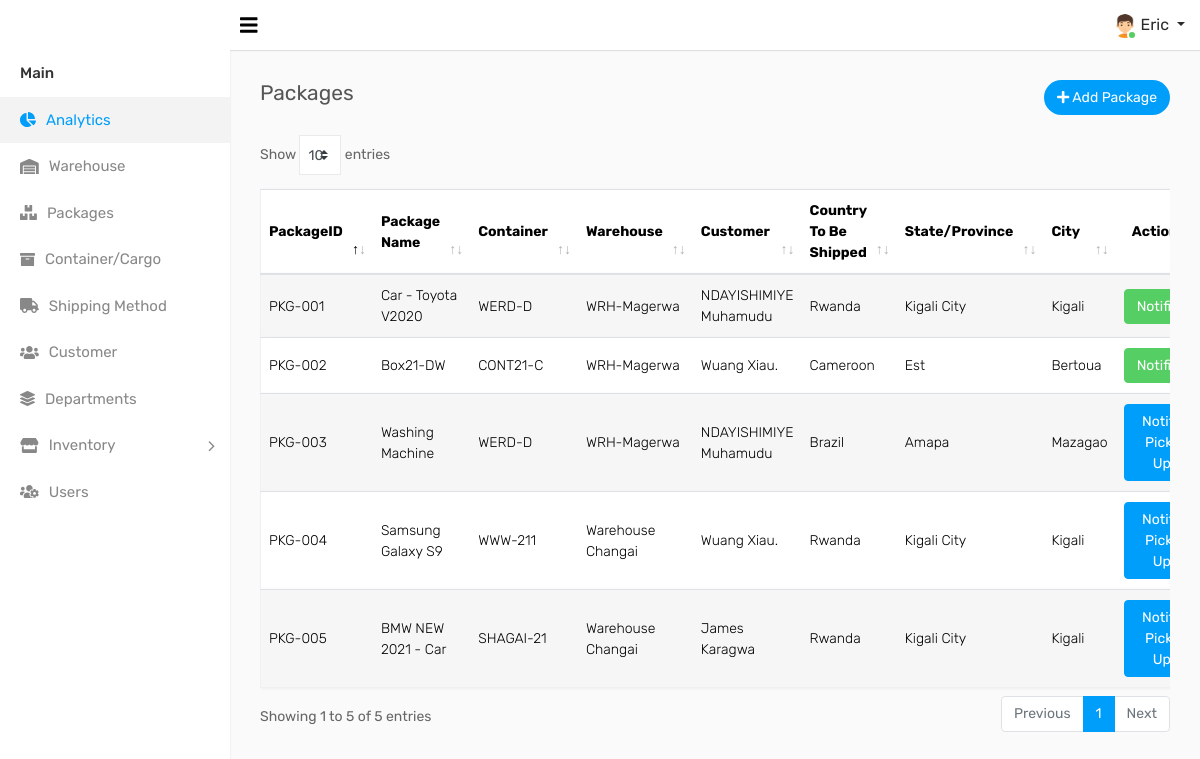
The page /packages.php (signed in) on the database its author committed.
### tables this page shows
CREATE TABLE `user_tb` (
  `user_id` int(11) NOT NULL,
  `firstname` varchar(100) DEFAULT NULL,
  `lastname` varchar(100) DEFAULT NULL,
  `email` varchar(100) DEFAULT NULL,
  `phone` varchar(30) DEFAULT NULL,
  `birth_date` varchar(60) DEFAULT NULL,
  `gender` varchar(30) DEFAULT NULL,
  `address` varchar(122) DEFAULT NULL,
  `dpt_id` int(11) DEFAULT NULL,
  `position` varchar(100) DEFAULT NULL,
  `password` varchar(100) DEFAULT NULL,
  `last_access_date` timestamp NOT NULL DEFAULT current_timestamp() ON UPDATE current_timestamp(),
  `role` varchar(60) DEFAULT NULL,
  `user_status` varchar(50) NOT NULL,
  `img` text DEFAULT NULL,
  `date_created` timestamp NOT NULL DEFAULT current_timestamp()
);

CREATE TABLE `package_tb` (
  `package_id` int(11) NOT NULL,
  `user_id` int(11) NOT NULL,
  `warehouse_id` int(11) NOT NULL,
  `container_id` int(11) NOT NULL,
  `customer_id` int(11) NOT NULL,
  `package_name` varchar(122) DEFAULT NULL,
  `countryId` int(11) NOT NULL,
  `stateId` int(11) NOT NULL,
  `cityId` int(11) NOT NULL,
  `departure_date` varchar(122) NOT NULL,
  `arrival_date` varchar(122) NOT NULL,
  `notify` varchar(122) DEFAULT NULL,
  `timestamp` timestamp NOT NULL DEFAULT current_timestamp()
);

CREATE TABLE `container_tb` (
  `container_id` int(11) NOT NULL,
  `user_id` int(11) NOT NULL,
  `container_name` varchar(122) NOT NULL,
  `warehouseId` int(11) NOT NULL,
  `size` varchar(12) NOT NULL,
  `status` varchar(60) DEFAULT NULL,
  `type` varchar(90) DEFAULT NULL,
  `packed` varchar(90) DEFAULT NULL,
  `shipping_method_id` int(11) DEFAULT NULL
);

CREATE TABLE `warehouse_tb` (
  `id` int(11) NOT NULL,
  `warehouseId` varchar(100) NOT NULL,
  `user_id` int(11) DEFAULT NULL,
  `warehouse_name` varchar(120) NOT NULL,
  `manager_name` varchar(120) DEFAULT NULL,
  `manager_email` varchar(120) DEFAULT NULL,
  `countryId` int(11) NOT NULL,
  `stateId` int(11) NOT NULL,
  `cityId` int(11) DEFAULT NULL,
  `address` varchar(120) DEFAULT NULL,
  `status` varchar(50) NOT NULL,
  `timestamp` timestamp NOT NULL DEFAULT current_timestamp()
);

CREATE TABLE `customer_tb` (
  `customer_id` int(11) NOT NULL,
  `user_id` int(11) NOT NULL,
  `firstname` varchar(155) NOT NULL,
  `lastname` varchar(155) NOT NULL,
  `phone` varchar(30) NOT NULL,
  `fax` varchar(30) DEFAULT NULL,
  `email` varchar(155) NOT NULL,
  `countryId` int(11) NOT NULL,
  `stateId` int(11) NOT NULL,
  `cityId` int(11) NOT NULL,
  `address` varchar(150) DEFAULT NULL,
  `timestamp` timestamp NOT NULL DEFAULT current_timestamp()
);

CREATE TABLE `countries` (
  `id` int(11) NOT NULL,
  `sortname` varchar(3) NOT NULL,
  `name` varchar(150) NOT NULL,
  `currency` varchar(150) NOT NULL
);

CREATE TABLE `states` (
  `id` int(11) NOT NULL,
  `name` varchar(30) NOT NULL,
  `countryId` int(11) NOT NULL DEFAULT 1
);

### packages.php (the view, shortened to what this page needs)
<?php include 'includes/head.php'; ?>
<body>
    <div class="main-wrapper">
        <?php
            include 'includes/header.php';
            include 'includes/sidebar.php';
        ?>
        <div class="page-wrapper">
            <div class="content">
                <div class="row">
                    <div class="col-sm-4 col-3">
                        <h4 class="page-title">Packages</h4>
                    </div>
                    <div class="col-sm-8 col-9 text-right m-b-20">
                        <a href="add_package" class="btn btn btn-primary btn-rounded float-right"><i class="fa fa-plus"></i> Add Package</a>
                    </div>
                </div>
				<div class="row">
					<div class="col-md-12">
						<div class="table-responsive">
							<table class="table table-border table-striped custom-table datatable mb-0">
								<thead>
									<tr>
										<th>PackageID</th>
										<th>Package Name</th>
										<th>Container</th>
										<th>Warehouse</th>
										<th>Customer</th>
										<th>Country To Be Shipped</th>
										<th>State/Province</th>
										<th>City</th>
										<th class="text-right">Action</th>
									</tr>
								</thead>
								<tbody>
									<?php
										$pckgSql = mysqli_query($DB_CONNECT,"SELECT * FROM package_tb ORDER BY package_id DESC");
										while ($pckgFet = mysqli_fetch_array($pckgSql)) {
											$warhQury = mysqli_query($DB_CONNECT,"SELECT * FROM warehouse_tb WHERE id='".$pckgFet['warehouse_id']."'");
											$warhFet = mysqli_fetch_array($warhQury);
											$contQury = mysqli_query($DB_CONNECT,"SELECT * FROM container_tb WHERE container_id='".$pckgFet['container_id']."'");
											$contFet = mysqli_fetch_array($contQury);
											$custQury = mysqli_query($DB_CONNECT,"SELECT * FROM customer_tb WHERE customer_id='".$pckgFet['customer_id']."'");
											$custFet = mysqli_fetch_array($custQury);
											$countryQury = mysqli_query($DB_CONNECT,"SELECT * FROM countries WHERE id='".$pckgFet['countryId']."'");
											$countryFet = mysqli_fetch_array($countryQury);
											$stateQury = mysqli_query($DB_CONNECT,"SELECT * FROM states WHERE id='".$pckgFet['stateId']."'");
											$stateFet = mysqli_fetch_array($stateQury);
											$cityQury = mysqli_query($DB_CONNECT,"SELECT * FROM cities WHERE id='".$pckgFet['cityId']."'");
											$cityFet = mysqli_fetch_array($cityQury);
											if ($pckgFet['notify'] == null) {
												$notify = '
													<form method="post">
														<input type="hidden" name="package_id" value="'.$pckgFet['package_id'].'">
														<button class="btn btn-info" type="submit" name="notify_pickup">Notify Pick-Up</button>
													</form>
												';
											}else {
												$notify = '<span class="btn btn-success">Notified</span>';
											}
											echo '
												<tr>
													<td>PKG-00'.$pckgFet['package_id'].'</td>
													<td>'.$pckgFet['package_name'].'</td>
													<td>'.$contFet['container_name'].'</td>
													<td>'.$warhFet['warehouse_name'].'</td>
													<td>'.$custFet['firstname'].' '.$custFet['lastname'].'</td>
													<td>'.$countryFet['name'].'</td>
													<td>'.$stateFet['name'].'</td>
													<td>'.$cityFet['name'].'</td>
													<td>'.$notify.'</td>
												</tr>
											';
											?>
											<?php
										}
									?>
								</tbody>
							</table>
						</div>
					</div>
                </div>
            </div>
        </div>
<?php include 'includes/footer.php'; ?>

### includes/header.php (shortened to what this page needs)
<div class="header">
			<div class="header-left">
				<a href="index" class="logo">
				</a>
			</div>
			<a id="toggle_btn" href="javascript:void(0);" style="color:black;"><i class="fa fa-bars"></i></a>
            <ul class="nav user-menu float-right">
                <li class="nav-item dropdown has-arrow">
                    <a href="#" class="dropdown-toggle nav-link user-link" data-toggle="dropdown">
                        <span class="user-img">
							<img class="rounded-circle" src="assets/img/profile/<?php echo $userFet['img']; ?>" width="24" alt="Admin">
							<span class="status online"></span>
						</span>
						<span><?php echo $userFet['firstname']; ?></span>
                    </a>
                </li>
            </ul>
        </div>

### rows shown on the page
user_tb: img (picture), firstname "Eric"
package_tb: package_id "5", package_name "BMW NEW 2021 - Car", container.container_name "SHAGAI-21", warehouse.warehouse_name "Warehouse Changai", customer.firstname "James", customer.lastname "Karagwa", countryId.name "Rwanda", stateId.name "Kigali City", name "Kigali"
package_tb: package_id "4", package_name "Samsung Galaxy S9", container.container_name "WWW-211", warehouse.warehouse_name "Warehouse Changai", customer.firstname "Wuang", customer.lastname "Xiau.", countryId.name "Rwanda", stateId.name "Kigali City", name "Kigali"
package_tb: package_id "3", package_name "Washing Machine", container.container_name "WERD-D", warehouse.warehouse_name "WRH-Magerwa", customer.firstname "NDAYISHIMIYE", customer.lastname "Muhamudu", countryId.name "Brazil", stateId.name "Amapa", name "Mazagao"
package_tb: package_id "2", package_name "Box21-DW", container.container_name "CONT21-C", warehouse.warehouse_name "WRH-Magerwa", customer.firstname "Wuang", customer.lastname "Xiau.", countryId.name "Cameroon", stateId.name "Est", name "Bertoua", notify "Notified"
package_tb: package_id "1", package_name "Car - Toyota V2020", container.container_name "WERD-D", warehouse.warehouse_name "WRH-Magerwa", customer.firstname "NDAYISHIMIYE", customer.lastname "Muhamudu", countryId.name "Rwanda", stateId.name "Kigali City", name "Kigali", notify "Notified"
